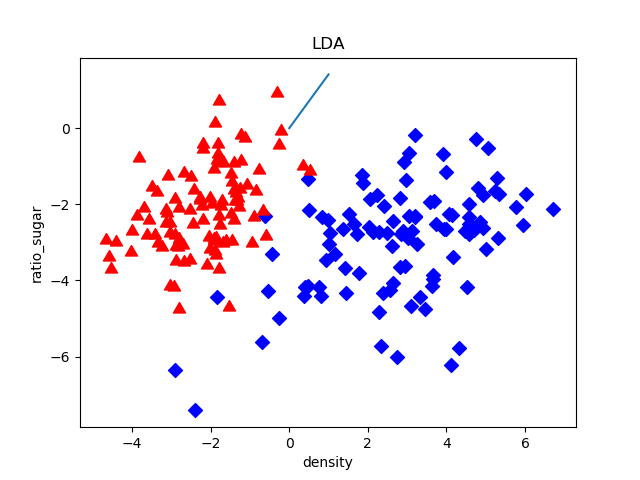

This chart was generated by the following Python code:
﻿#####################################################
#   coding: gbk
#
#   线性判别分析 ( Linear Discriminant Analysis )
#
#   机器学习 周志华 清华大学出版社
#
#   第3章 线性模型 习题3.5
#
#   目标: 实现线性判别分析, 并给出西瓜数据集 3.0 alpha 上的结果
#
#   Writen by Jarvis ([email redacted])
#
#   Date: 2017.05.03
#

import numpy as np
import matplotlib.pylab as plt


def load_data(file_path, usecols, delim='\t', dtype='float', skiprows=0):
    ''' 
    =================== 读取数据 ==================
    输入:
        file_path   数据文件的路径
        usecols     读取的列号
        delim       数据分隔符, 默认为 '\t'
        dtype       数据类型, 默认为 'float'
        skiprows    开头跳过的行数, 默认不跳行
    输出:
        data        读取到的数据作为二维矩阵返回
    ============================================
    '''
    data = np.loadtxt(file_path, delimiter=delim, usecols=usecols, dtype=dtype, skiprows=skiprows)
    return data

def LDA(X1, X2):
    '''
    ================== 线性判别分析 ==================
    输入:
        X1  样例数据集 正例
        X2  样例数据集 反例
    输出:
        w   投影直线的系数
    =================================================
    '''
    
    # np.cov把每行当作一个变量
    Sw = np.cov(X1.T) * (X1.shape[0] - 1) + np.cov(X2.T) * (X2.shape[0] - 1)
    # 计算判别系数
    w = np.dot(np.linalg.inv(Sw), np.mean(X2, axis=0) - np.mean(X1, axis=0))
    return w


def plot_wm(X1, X2, w):
    ''' 绘制西瓜数据散点图以及投影直线 '''
    plt.scatter(X1[:,0], X1[:,1], s=100, marker=(4, 0), facecolors="B")
    plt.scatter(X2[:,0], X2[:,1], s=100, marker=(3, 0), facecolors="R")
    x = np.linspace(0, 1, 20)
    y = -w[0] * x / w[1]    # w[0]*x + w[1]*y = 0  <==  W^T.X = 0
    plt.plot(x, y)

    plt.xlabel('density')
    plt.ylabel('ratio_sugar')
    plt.title('LDA')
    plt.savefig("LDA.png")
    plt.show()


def main():
    data = load_data('../../wm_data.txt', np.arange(1, 4), skiprows=1)
    X, Y = data[:, 0:2], data[:, 2]
    Y = Y.astype(np.bool)
    X1, X2 = X[Y, :], X[~Y, :]
    w = LDA(X1, X2)

    print("Coefficient: ", w)
    plot_wm(X1, X2, w)


if __name__ == "__main__":
    main()